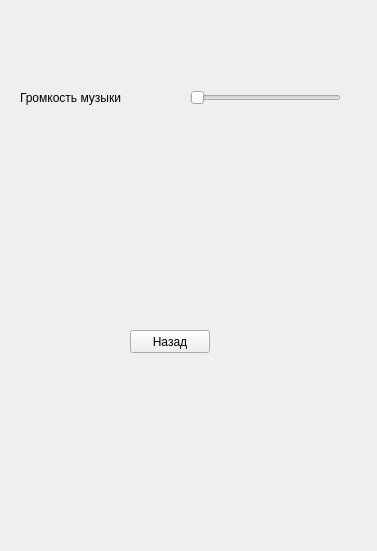
<?xml version="1.0" encoding="UTF-8"?>
<ui version="4.0">
 <class>Form</class>
 <widget class="QWidget" name="Form">
  <property name="geometry">
   <rect>
    <x>0</x>
    <y>0</y>
    <width>377</width>
    <height>551</height>
   </rect>
  </property>
  <property name="windowTitle">
   <string>Form</string>
  </property>
  <widget class="QSlider" name="VolumeMusicSlider">
   <property name="geometry">
    <rect>
     <x>190</x>
     <y>90</y>
     <width>151</width>
     <height>16</height>
    </rect>
   </property>
   <property name="orientation">
    <enum>Qt::Horizontal</enum>
   </property>
  </widget>
  <widget class="QLabel" name="GromkostLabel">
   <property name="geometry">
    <rect>
     <x>20</x>
     <y>90</y>
     <width>161</width>
     <height>16</height>
    </rect>
   </property>
   <property name="text">
    <string>Громкость музыки</string>
   </property>
  </widget>
  <widget class="QPushButton" name="returnToMenuButton">
   <property name="geometry">
    <rect>
     <x>130</x>
     <y>330</y>
     <width>80</width>
     <height>23</height>
    </rect>
   </property>
   <property name="text">
    <string>Назад</string>
   </property>
  </widget>
 </widget>
 <resources/>
 <connections/>
</ui>
